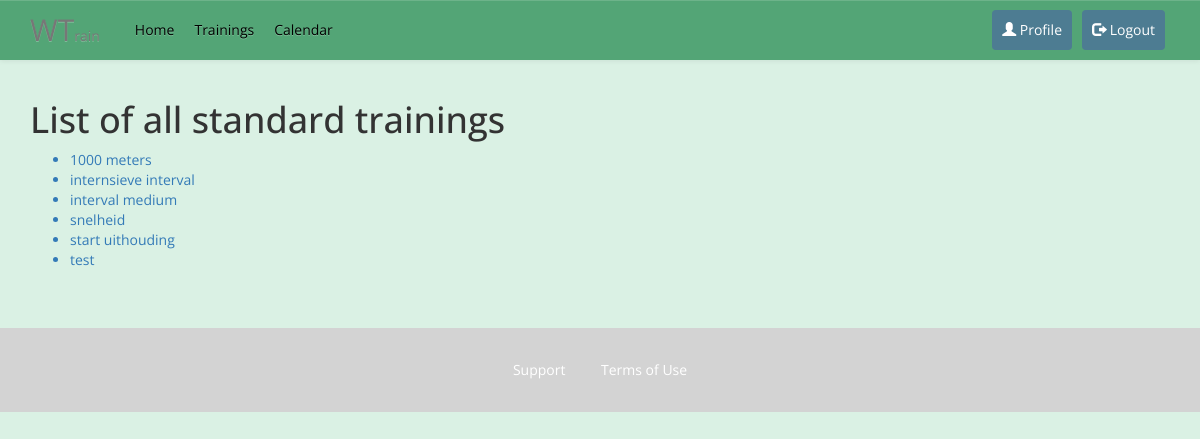
The page /all-trainings/ (signed in) on the database as committed earlier.
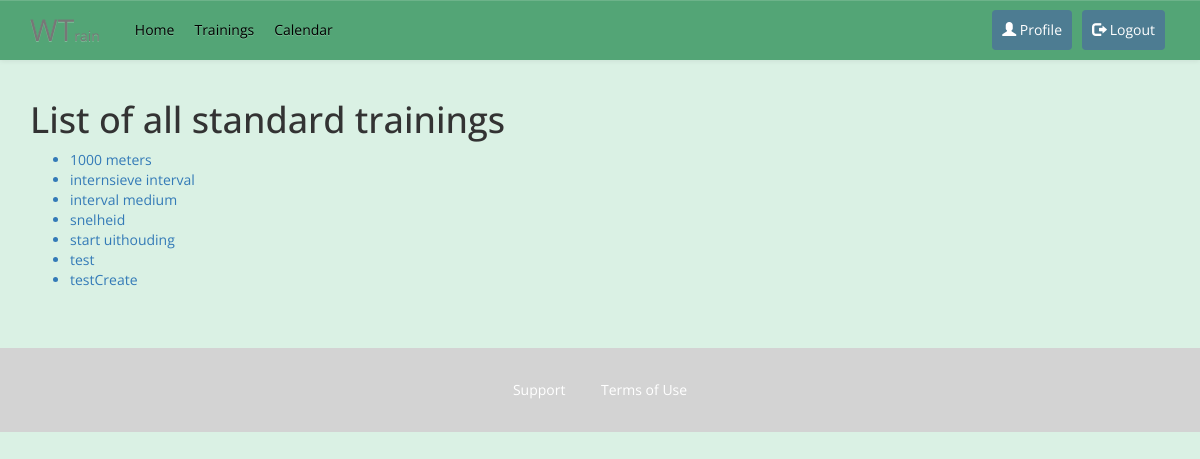
The same page on the database as committed later.
### home/models.py (models this page shows)
class Training(models.Model):
    name = models.CharField(max_length=60, default='AddName')
    date = models.DateField((u"Date"), default=datetime.date.today, blank=True)
    start_time = models.TimeField((u"Start Time"), blank=True, null=True)
    location = models.ForeignKey(Location, on_delete=models.CASCADE,)
    trainers = models.ManyToManyField(Trainer, blank=True)
    riders = models.ManyToManyField(Rider, blank=True)
    program = models.ForeignKey(Training_program, on_delete=models.CASCADE, blank=True, null=True)
    warm_up = models.ForeignKey(Warm_up, on_delete=models.CASCADE, blank=True, null=True)
    core = models.ForeignKey(Core, on_delete=models.CASCADE, blank=True, null=True)
    cool_down = models.ForeignKey(Cool_down, on_delete=models.CASCADE, blank=True, null=True)
    def __str__(self):
        return self.name
    class Meta:
        ordering = ['name']

### home/views.py (the view)
# urls.py: url(r'^all-trainings/$', views.display_trainings),
@login_required
def display_trainings(request):
    trainings = Training.objects.all()
    return render(request, 'home/view_trainings.html', {'trainings': trainings})

### home/templates/home/view_trainings.html (shortened to what this page needs)
{% extends "home/base.html" %}
{% load static %}
{% block content %}
<div class="container">
    <h1>List of all standard trainings</h1>
    <ul>
        {% for training in trainings %}
            <a href="/training-detail/{{training.id}}/"><li>{{ training }}</li></a>
        {% endfor %}
    </ul>
</div>
{% endblock content %}

### home/templates/home/base.html (shortened to what this page needs)
{% load static %}
<html>
<head>
  <link rel="stylesheet" href="https://maxcdn.bootstrapcdn.com/bootstrap/3.3.7/css/bootstrap.min.css"
>
  <link rel="stylesheet" href="https://maxcdn.bootstrapcdn.com/bootstrap/3.3.7/css/bootstrap-theme.min.css"
>
  <link rel="stylesheet" href="{% static "home/css/stylesheet.css" %}">
</head>
<body>
<nav class="navbar navbar-default navbar-custom">
    <div class="container">
        <div class="navbar-header">
            <a href="/home/" class="navbar-brand navbar-brand-custom">WT<span class="small">rain</span></a>
        </div>
        <div class="collapse navbar-collapse" id="navbar">
            <ul class="nav navbar-nav navbar-custom">
                <li class=""><a href="/home/">Home</a></li>
                <li><a href="/all-trainings/">Trainings</a></li>
                <li><a href="/calendar/">Calendar</a></li>
            </ul>
            <ul class="nav navbar-nav navbar-right hidden-xs">
                {% if user.is_authenticated %}
                    <li><a href="/profile/"><button type="button" class="btn btn-header"><span class="glyphicon glyphicon-user"></span> Profile</button></a></li>
                    <li><a href="/logout/"><button type="button" class="btn btn-header"><span class="glyphicon glyphicon-log-out"></span> Logout</button></a></li>
                {% else %}
                    <li><a href="/signup/"><button type="button" class="btn btn-header"><span class="glyphicon glyphicon-user"></span> Register</button></a></li>
                    <li><a href="/login/"><button type="button" class="btn btn-header"><span class="glyphicon glyphicon-log-in"></span> Login</button></a></li>
                {% endif %}
            </ul>
        </div>
    </div>
</nav>
{% block content %}
{% endblock content %}
{% block footer %}
<footer class="main-footer">
    <nav>
        <ul class="main-footer__links">
            <li class="main-footer__link">
                <a href="#">Support</a>
            </li>
            <li class="main-footer__link">
                <a href="#">Terms of Use</a>
            </li>
        </ul>
    </nav>
</footer>
{% endblock footer %}
</body>
</html>

### home/static/home/css/stylesheet.css (style rules this page uses)
body { background-color: #DAF1E4 ; font-family:'Open Sans', serif!important; }
.navbar { background-image: none; }
.navbar-default { background-color: #53A576 ; border-radius:0px; border: 0px; }
.navbar-custom .navbar-nav>li>a { color: black; }
.navbar-brand { padding-right:25px; height: 60px; line-height: 30px; color:black; font-size:30px; }
.navbar-nav { padding-top: 5px; }
.navbar-custom>li>a { padding:0px 10px; line-height: 50px; color:black; }
.navbar-right>li>a { padding:5px; }
.btn-header { border:0px solid transparent; background-color: #4D7C92; color:white; padding:10px; }
.small { font-size: 14px; }
.main-footer { background: lightgray; padding: 32px; margin-top: 48px; }
.main-footer__links { list-style: none; margin: 0px; padding: 0px; text-align: center; }
.main-footer__link { display: inline-block; margin: 0 16px; }
.main-footer__link a { color: white; text-decoration: none; }

Rows that differ between the two databases and show on the page:
added Training: name "testCreate"
